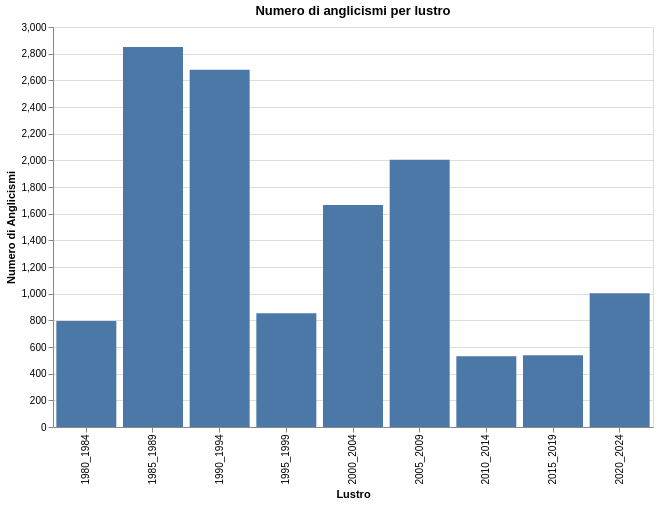

Specify this chart in Vega-Lite:
### Vega-Lite specification from a JSON file in a GitHub repository (floating-point values rounded to 4 significant figures)
{"$schema": "https://vega.github.io/schema/vega-lite/v5.6.1.json", "config": {"view": {"continuousHeight": 300, "continuousWidth": 300}}, "data": {"name": "data-6c2136b2bd2e071764cc7d7f5fe93e9f"}, "datasets": {"data-6c2136b2bd2e071764cc7d7f5fe93e9f": [{"Anglicism": 795, "Period": "1980_1984"}, {"Anglicism": 2850, "Period": "1985_1989"}, {"Anglicism": 2679, "Period": "1990_1994"}, {"Anglicism": 853, "Period": "1995_1999"}, {"Anglicism": 1665, "Period": "2000_2004"}, {"Anglicism": 2004, "Period": "2005_2009"}, {"Anglicism": 530, "Period": "2010_2014"}, {"Anglicism": 538, "Period": "2015_2019"}, {"Anglicism": 1004, "Period": "2020_2024"}]}, "encoding": {"x": {"field": "Period", "title": "Lustro", "type": "nominal"}, "y": {"field": "Anglicism", "title": "Numero di Anglicismi", "type": "quantitative"}}, "height": 400, "mark": {"type": "bar"}, "title": "Numero di anglicismi per lustro", "width": 600}
